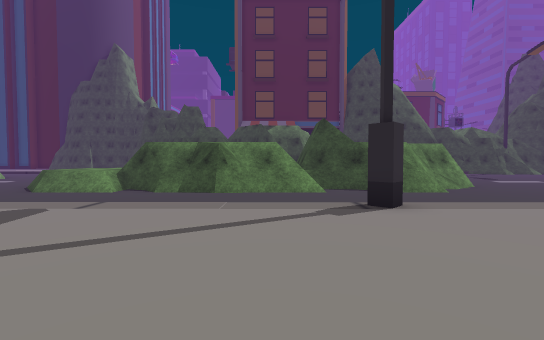
view 1 (above)

24 first-person views from a walk through a Unity game level. The camera is 1.5 m above the floor, tilts 2° down and sees 90° across. The floor is counted in squares, 1.8 m on a side. Each view is taken from the middle of a square. On the plan, view 1 faces up. The plan holds only what a view shows up to about 10 squares ahead; the rest is blank. The place goes on beyond the plan. The player character is not drawn. Some surface patterns are stand-ins.

view 2
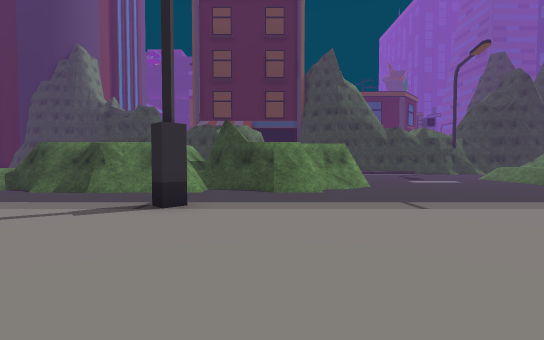

view 3
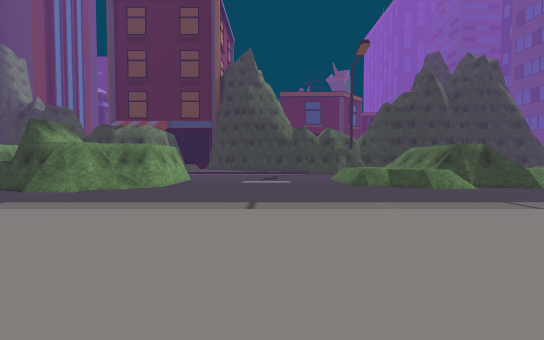

view 4
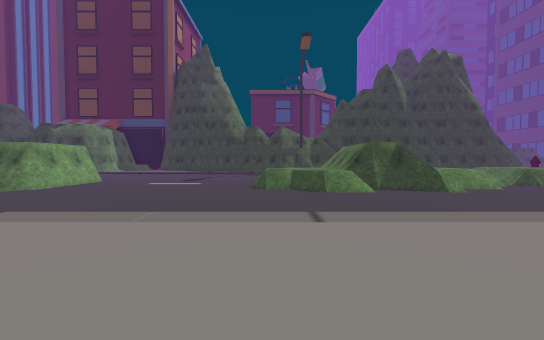

view 5
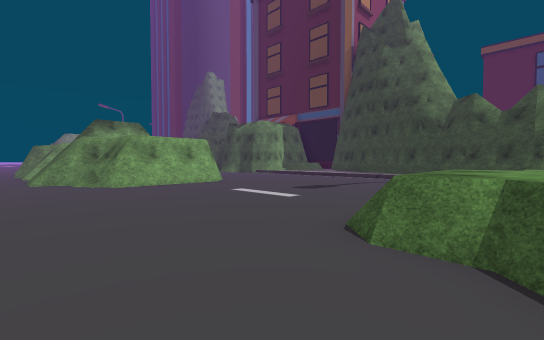

view 6
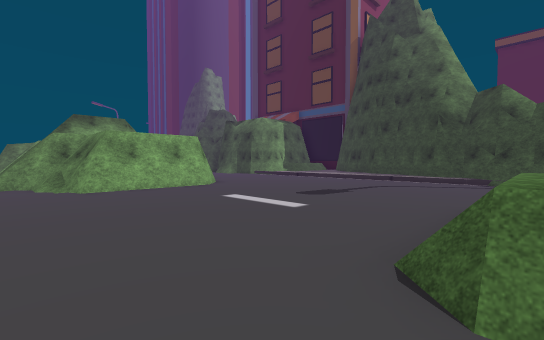

view 7
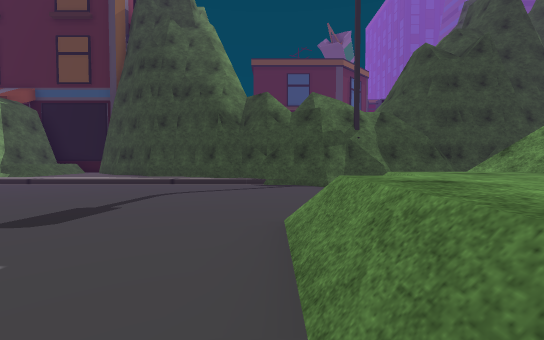

view 8
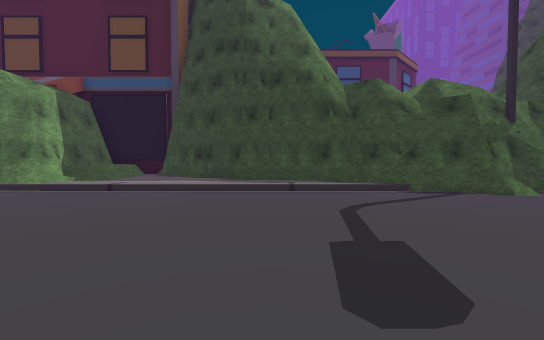

view 9
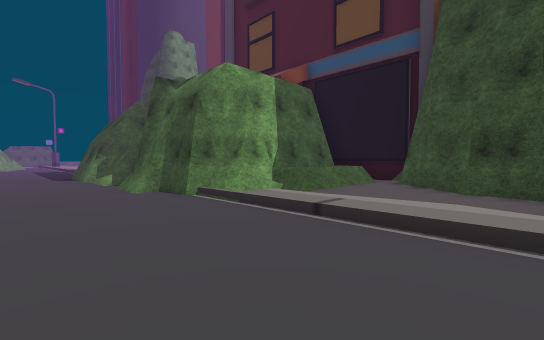

view 10
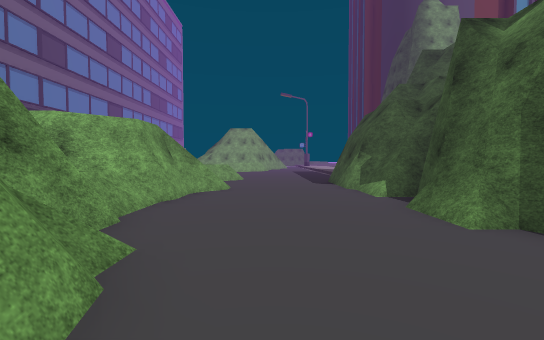

view 11
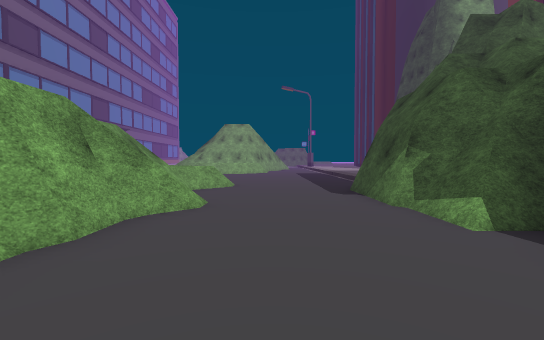

view 12
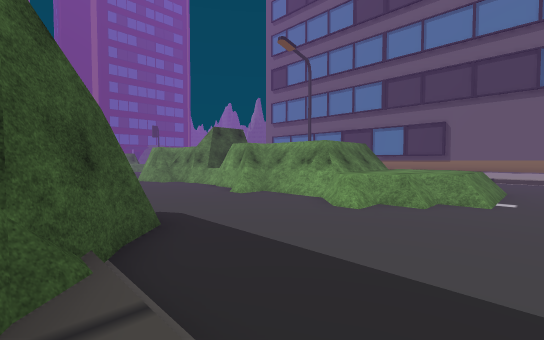

view 13
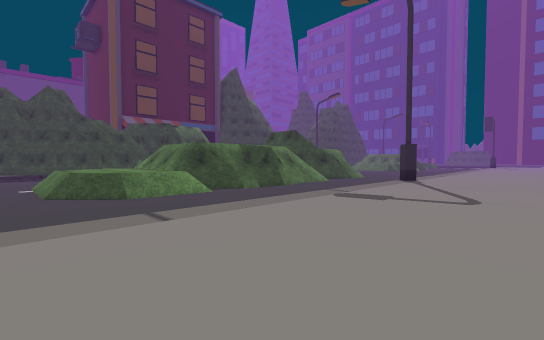

view 14
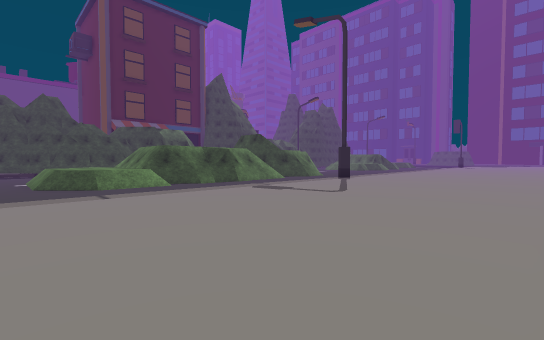

view 15
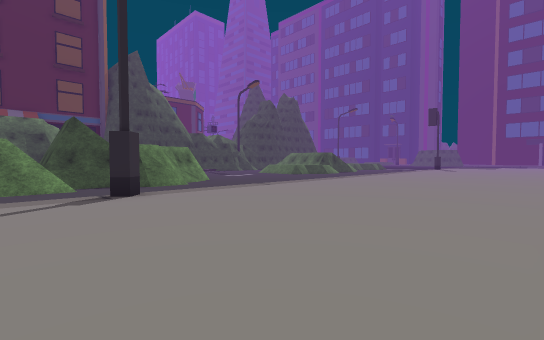

view 16
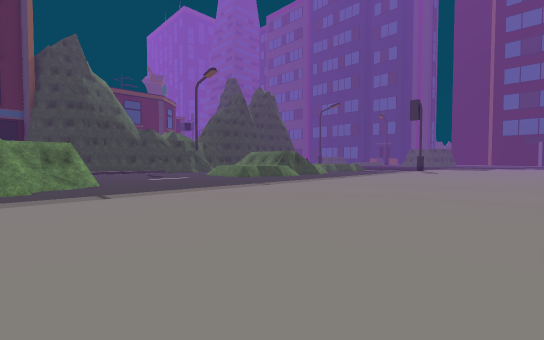

view 17
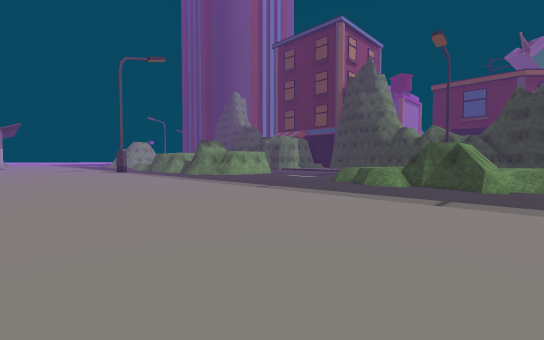

view 18
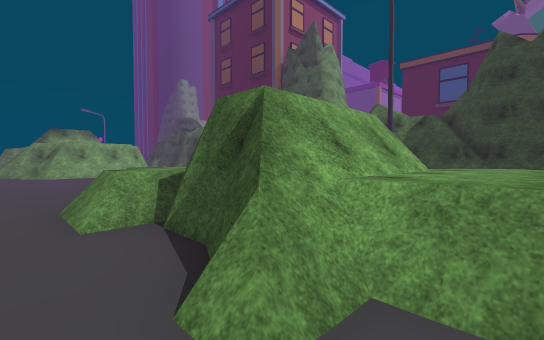

view 19
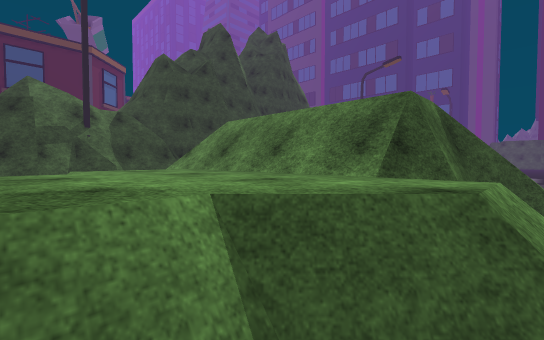

view 20
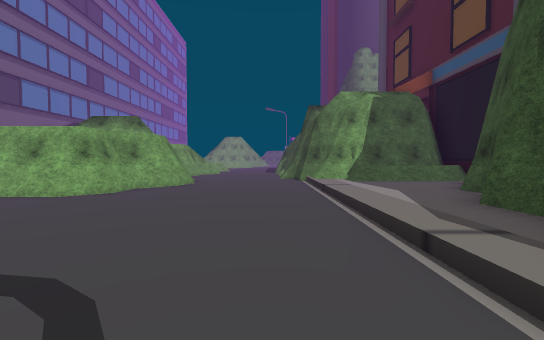

view 21
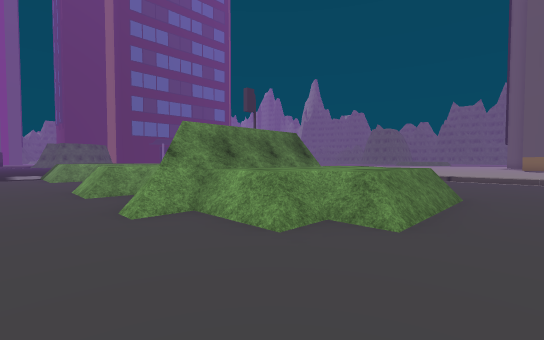

view 22
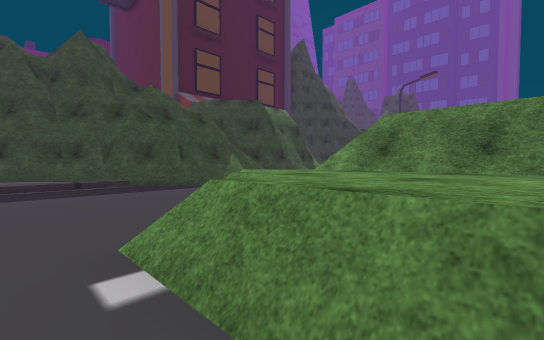

view 23
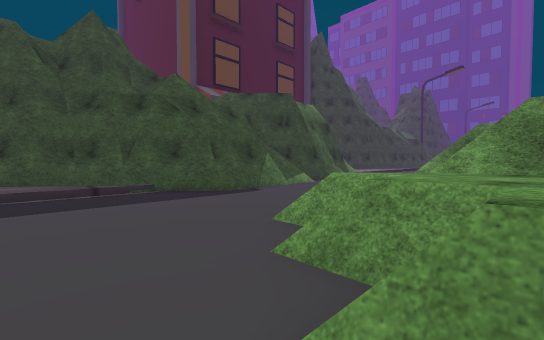

view 24
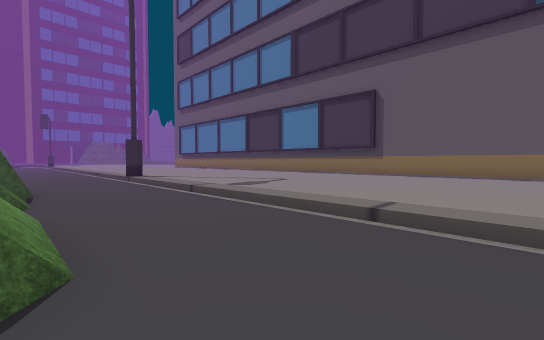

### Floor plan
Key: @ floor where view 1 was taken; # wall or solid block; . main floor; : floor 0.25 m higher than the main floor; / step, stairs or slope; = window, fence, low wall or low ledge; ^ raised ledge.
Columns run from 10 left of view 1 to 23 right of it. Each row starts with its distance up from view 1.
 26               ###
 25               ^^##
 24               #^:##
 23 ##            #^::###
 22 :##           #^:::::###
 21 ::###   ###  ##::::::::###  #  ###
 20 ....#####.##.............=#####/
 19 ............................
 18 ..................................
 17 ..................................
 16 .............///.............#..^=
 15 ...=#..##..//####..........=^###^^
 14 ..=^^#########  ##........=^^###^^
 13 .=^^^#           #........^^^###^^
 12 .=^^^#           #........^^^###^^
 11 .=^^^#         ###........=^^####^
 10 .#^^^############...........^#..#.
  9 ..#==.######..##..................
  8 ..................................
  7 ..................................
  6 ............         ...........
  5 ::::::::::::#:::::::::::::::::::::
  4 ::::::::::::::::::::::::::::::::::
  3 ::::::::::::::::::::::::::::::::::
  2 ::::::::::::::::::::::::::::::::::
  1 ::::::::::::::::::::::::::::::::::
  0 ::::::::::@:::::::::::::::::::::::
 -1 ::::::::::::::::::::::::::::::::::
 -2 ::::::::::::::::::::::::::::::
 -3 ###

Where each view was taken, in squares from view 1:
view 1: 0 up, 0 right, facing up
view 2: 0 up, 4 right, facing up
view 3: 0 up, 12 right, facing up
view 4: 1 up, 16 right, facing up
view 5: 8 up, 17 right, facing up-left
view 6: 9 up, 16 right, facing up-left
view 7: 11 up, 15 right, facing up
view 8: 13 up, 11 right, facing up
view 9: 17 up, 9 right, facing up-left
view 10: 17 up, 5 right, facing left
view 11: 17 up, 2 right, facing left
view 12: 21 up, 10 left, facing down-right
view 13: 1 up, 10 left, facing up-right
view 14: 2 down, 10 left, facing up-right
view 15: 2 down, 0 right, facing up-right
view 16: 2 down, 5 right, facing up-right
view 17: 1 down, 23 right, facing up-left
view 18: 9 up, 23 right, facing up-left
view 19: 10 up, 16 right, facing up-right
view 20: 19 up, 14 right, facing left
view 21: 18 up, 14 right, facing down-right
view 22: 11 up, 10 left, facing up-right
view 23: 13 up, 10 left, facing up-right
view 24: 9 up, 10 left, facing down-right
